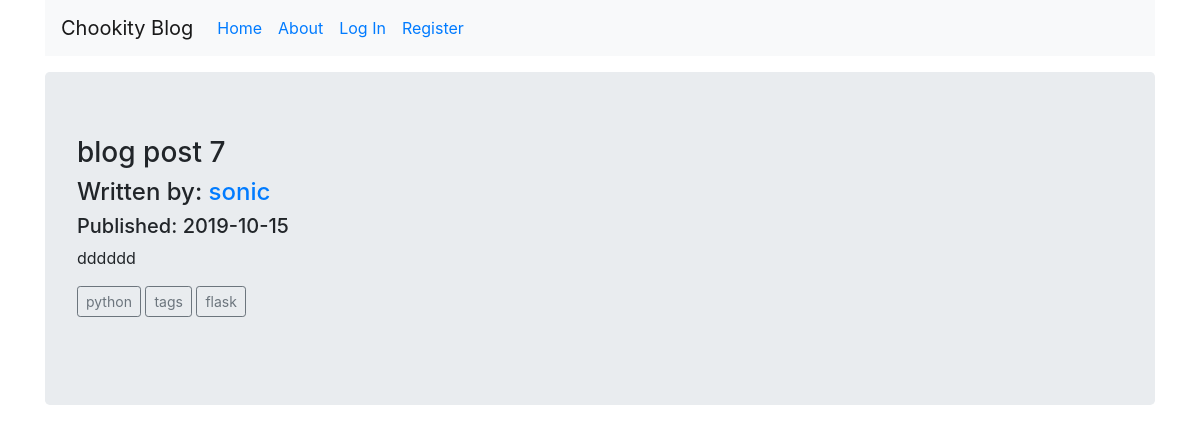
Page /post/blog-post-7 on the committed database.
### companyblog/models.py (models this page shows, shortened)
class BlogPost(db.Model):
    __tablename__ = 'blogpost'
    users = db.relationship(User)
    id = db.Column(db.Integer,primary_key=True)
    user_id = db.Column(db.Integer, db.ForeignKey('users.id'), nullable=False)
    date = db.Column(db.DateTime, nullable=False, default=datetime.utcnow)
    title = db.Column(db.String(140),nullable=False, unique=True)
    text = db.Column(db.Text,nullable=False)
    slug = db.Column(db.String(140), nullable=False)
    tags = db.relationship(
        'Tag', secondary=post_tag,
        backref=db.backref('posts', lazy='dynamic'), lazy='dynamic'
    )

class User(db.Model, UserMixin):
    __tablename__ = 'users'
    id = db.Column(db.Integer, primary_key=True)
    profile_image = db.Column(db.String(20), nullable=False, default='default_profile.png')
    email = db.Column(db.String(64), unique=True, index=True)
    username = db.Column(db.String(64),unique=True, index=True)
    password_hash = db.Column(db.String(128))
    posts = db.relationship('BlogPost', backref='author', lazy=True)

class Tag(db.Model):
    id = db.Column(db.Integer,primary_key=True)
    tag = db.Column(db.String(64), nullable=False, unique=True)

### companyblog/blog_posts/views.py (the view)
@blog_posts.route('/post/<slug>')
def view_post(slug):
    blog_post = BlogPost.query.filter_by(slug=slug).first_or_404()
    return render_template('view_post.html', title=blog_post.title, text=blog_post.text, date=blog_post.date, post=blog_post)

### companyblog/templates/view_post.html (shortened to what this page needs)
{% extends "base.html" %}
{% block content %}
<div class="jumbotron">
    <h3>{{title}}</h3>
    <h4>Written by: <a href="{{url_for('users.user_posts', username=post.author.username)}}">{{post.author.username}}</a></h4>
    <h5>Published: {{date.strftime('%Y-%m-%d')}}</h5>
    <p>{{text}}</p>
    <div >
        {% for tag in post.tags %}
          <a href="{{url_for('blog_posts.posts_by_tag', tag=tag.tag)}}" class="btn btn-outline-secondary btn-sm">{{ tag.tag }}</a>
        {% endfor %}
    </div>
    <br>
</div>
{% endblock %}

### rows in the picture
BlogPost: title "blog post 7", strftime "2019-10-15", text "dddddd"
User: author.username "sonic"
Tag: tag "python"
Tag: tag "tags"
Tag: tag "flask"
